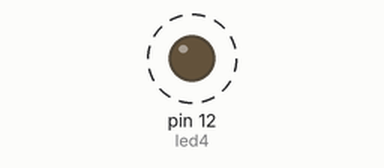
The sketch below on a simulated Arduino Uno, built with avr-gcc and run on an emulated ATmega328P. Shown: output pins drawn as LEDs (lit = HIGH). Dashed ring = blinking.

Above: at 0.2 s.
Timing chart, 0 to 4.6 s (numbered marks = the images above):
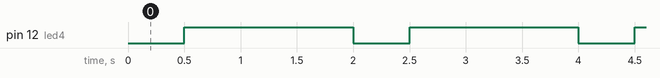

The sketch:

function2.ino
```cpp
#define led3 15
#define led4 12

void setup(){

  pinMode(led4,OUTPUT);

}
void loop(){
   led4blink();
   led3blink();

}
void led4blink(void){
  digitalWrite(led4,LOW);
  delay(500);
  digitalWrite(led4,HIGH);
  delay(500);
}
void led3blink(void){
   digitalWrite(led3,LOW);
  delay(500);
  digitalWrite(led3,HIGH);
  delay(500);
}
```

Measured:
- by itself, pin 12 (led4): alternates HIGH for 1.5 s and LOW for 0.50 s
